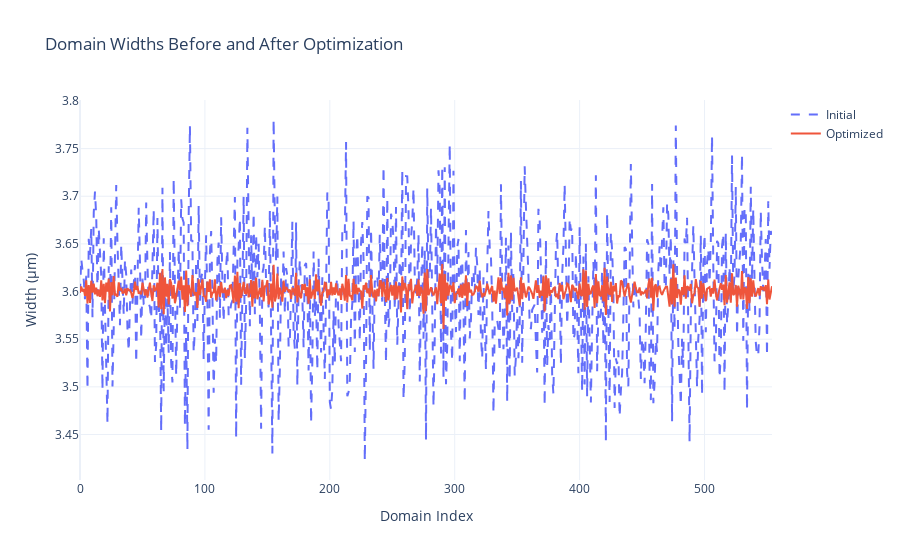
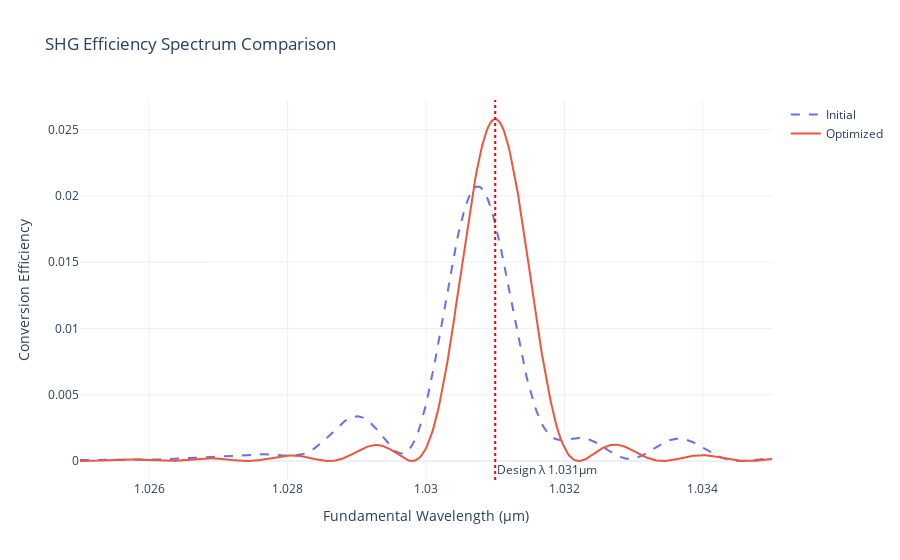

Notebook source saved alongside these figures, in order:
### Code cell
from collections.abc import Callable
from dataclasses import dataclass

import jax
import jax.numpy as jnp
import optax  # pyright: ignore[reportMissingTypeStubs]
import plotly.graph_objects as go  # pyright: ignore[reportMissingTypeStubs]
from jax import Array, jit
from jax_tqdm.loop_pbar import loop_tqdm

from qpm import cwes, mgoslt


# --- Data Structures for Configuration and Parameters ---
@dataclass(frozen=True)
class Config:
    design_temp: float = 70.0
    design_wl: float = 1.031
    target_length: float = 2000.0
    max_iters: int = 500
    prng_seed: int = 42
    kappa_mag: float = 1.31e-5 / (2 / jnp.pi)
    kappa_target_length: float = 2000.0
    wl_start: float = 1.025
    wl_end: float = 1.035
    num_points: int = 500


@dataclass(frozen=True)
class SimulationParameters:
    delta_k1: Array
    delta_k2: Array
    kappa_array: Array
    b_initial: Array


# --- Core JAX Functions ---
def make_loss_fn(sim_params: SimulationParameters) -> Callable[[Array], Array]:
    """Creates a loss function that returns the negative SHW power."""

    @jit
    def loss_fn(domain_widths: Array) -> Array:
        superlattice = jnp.stack([domain_widths, sim_params.kappa_array], axis=1)
        b_final = cwes.simulate_twm(superlattice, sim_params.delta_k1, sim_params.delta_k2, sim_params.b_initial)
        shw_power = jnp.abs(b_final[1]) ** 2
        return -shw_power

    return loss_fn


# --- Workflow Functions ---
def _initialize_grating(config: Config) -> tuple[Array, Array, Array, Array]:
    """Generates initial grating parameters based on the configuration."""
    print("1. Generating initial grating parameters...")
    delta_k1 = mgoslt.calc_twm_delta_k(config.design_wl, config.design_wl, config.design_temp)
    delta_k2 = mgoslt.calc_twm_delta_k(config.design_wl, config.design_wl / 2, config.design_temp)

    domain_len_shg = jnp.pi / delta_k1
    num_domains = int(jnp.round(config.target_length / domain_len_shg))
    print(f"   - Base domain width from calculation: {domain_len_shg:.4f} μm")
    print(f"   - Number of domains: {num_domains}")

    kappa_array = config.kappa_mag * jnp.power(-1.0, jnp.arange(num_domains))

    initial_widths = jnp.full(num_domains, domain_len_shg)
    key = jax.random.PRNGKey(config.prng_seed)
    noise = jax.random.normal(key, shape=(num_domains,)) * (domain_len_shg * 0.02)
    initial_widths = initial_widths + noise

    return delta_k1, delta_k2, kappa_array, initial_widths


# REFACTOR: The function signature is now clean and compact.
def _run_optimization(
    initial_widths: Array,
    sim_params: SimulationParameters,
    config: Config,
) -> Array:
    """Sets up and runs the L-BFGS optimization."""
    print("2. Setting up loss function and L-BFGS optimizer...")
    loss_fn = make_loss_fn(sim_params)
    solver = optax.lbfgs()

    @jit
    def run_full_optimization(initial_params: Array) -> Array:
        @loop_tqdm(config.max_iters, desc="Optimizing")
        def step(_: int, state: tuple[Array, optax.OptState]) -> tuple[optax.Params, optax.OptState]:
            params, opt_state = state
            value, grad = jax.value_and_grad(loss_fn)(params)
            updates, opt_state = solver.update(grad, opt_state, params, value=value, grad=grad, value_fn=loss_fn)
            params = optax.apply_updates(params, updates)
            return params, opt_state

        initial_opt_state = solver.init(initial_params)
        optimized_params, _ = jax.lax.fori_loop(0, config.max_iters, step, (initial_params, initial_opt_state))
        return optimized_params

    print("3. Running JIT-compiled optimization...")
    print(f"   - Initial SHW Power: {-loss_fn(initial_widths):.4f}")

    optimized_widths = run_full_optimization(initial_widths)
    optimized_widths.block_until_ready()

    print(f"   - Optimized SHW Power: {-loss_fn(optimized_widths):.4f}")
    return optimized_widths


# --- Visualization Functions ---
def _calculate_spectrum(domain_widths: Array, sim_params: SimulationParameters, config: Config) -> tuple[Array, Array]:
    """Helper function to compute the SHW Power spectrum for a given grating."""
    wls = jnp.linspace(config.wl_start, config.wl_end, config.num_points)
    delta_k1s = mgoslt.calc_twm_delta_k(wls, wls, config.design_temp)
    delta_k2s = mgoslt.calc_twm_delta_k(wls, wls / 2, config.design_temp)

    compute_spectrum_vmap = jit(jax.vmap(cwes.simulate_twm, in_axes=(None, 0, 0, None)))

    superlattice = jnp.stack([domain_widths, sim_params.kappa_array], axis=1)
    final_vectors = compute_spectrum_vmap(superlattice, delta_k1s, delta_k2s, sim_params.b_initial)
    shw_powers = jnp.abs(final_vectors[:, 1]) ** 2 * 1.07 / 2.84 * 100
    return wls, shw_powers


def _plot_domain_widths(initial_widths: Array, optimized_widths: Array) -> None:
    """Plots the domain widths before and after optimization."""
    fig = go.Figure()
    fig.add_trace(go.Scatter(y=initial_widths, mode="lines", name="Initial", line={"dash": "dash"}))
    fig.add_trace(go.Scatter(y=optimized_widths, mode="lines", name="Optimized"))
    fig.update_layout(
        title_text="Domain Widths Before and After Optimization",
        xaxis_title="Domain Index",
        yaxis_title="Width (μm)",
        template="plotly_white",
    )
    fig.show()


# REFACTOR: This function signature is also much cleaner now.
def _plot_shw_power_spectrum(
    initial_widths: Array,
    optimized_widths: Array,
    sim_params: SimulationParameters,
    config: Config,
) -> None:
    """Plots the SHG Power spectrum before and after optimization."""
    wls, initial_effs = _calculate_spectrum(initial_widths, sim_params, config)
    _, optimized_effs = _calculate_spectrum(optimized_widths, sim_params, config)

    fig = go.Figure()
    fig.add_trace(go.Scatter(x=wls, y=initial_effs, mode="lines", name="Initial", line={"dash": "dash"}))
    fig.add_trace(go.Scatter(x=wls, y=optimized_effs, mode="lines", name="Optimized"))
    fig.add_vline(
        x=config.design_wl,
        line_dash="dot",
        line_color="red",
        annotation_text=f"Design λ {config.design_wl}μm",
        annotation_position="bottom right",
    )
    fig.update_layout(
        title_text="SHW Power Spectrum Comparison",
        xaxis_title="Fundamental Wavelength (μm)",
        yaxis_title="SHW Power",
        template="plotly_white",
    )
    fig.show()


def main() -> None:
    """Main script execution."""
    config = Config()

    # 1. Generate initial physical parameters and domain widths
    delta_k1, delta_k2, kappa_array, initial_widths = _initialize_grating(config)

    # REFACTOR: Bundle the fixed simulation parameters into a single object.
    # This clarifies the data flow of the entire script.
    sim_params = SimulationParameters(
        delta_k1=delta_k1,
        delta_k2=delta_k2,
        kappa_array=kappa_array,
        b_initial=jnp.array([1.0, 0.0, 0.0], dtype=jnp.complex64),
    )

    # 2. Run the optimization with the clean parameter objects
    optimized_widths = _run_optimization(initial_widths, sim_params, config)

    # 3. Visualize the results
    print("4. Visualizing optimization results...")
    _plot_domain_widths(initial_widths, optimized_widths)
    _plot_shw_power_spectrum(initial_widths, optimized_widths, sim_params, config)


main()

### Figure 1 — Plotly figure (JSON) as saved in the notebook; plotly's stock layout.template omitted (floating-point values rounded to 4 significant figures; data arrays with more than 128 entries replaced by an {"elided": "..."} marker saying what was removed)
{"data": [{"line": {"dash": "dash"}, "mode": "lines", "name": "Initial", "type": "scatter", "y": {"elided": "555 float values"}}, {"mode": "lines", "name": "Optimized", "type": "scatter", "y": {"elided": "555 float values"}}], "layout": {"title": {"text": "Domain Widths Before and After Optimization"}, "xaxis": {"title": {"text": "Domain Index"}}, "yaxis": {"title": {"text": "Width (μm)"}}}}

### Figure 2 — Plotly figure (JSON) as saved in the notebook; plotly's stock layout.template omitted (floating-point values rounded to 4 significant figures; data arrays with more than 128 entries replaced by an {"elided": "..."} marker saying what was removed)
{"data": [{"line": {"dash": "dash"}, "mode": "lines", "name": "Initial", "type": "scatter", "x": {"elided": "500 float values"}, "y": {"elided": "500 float values"}}, {"mode": "lines", "name": "Optimized", "type": "scatter", "x": {"elided": "500 float values"}, "y": {"elided": "500 float values"}}], "layout": {"annotations": [{"showarrow": false, "text": "Design λ 1.031μm", "x": 1.031, "xanchor": "left", "xref": "x", "y": 0, "yanchor": "bottom", "yref": "y domain"}], "shapes": [{"line": {"color": "red", "dash": "dot"}, "type": "line", "x0": 1.031, "x1": 1.031, "xref": "x", "y0": 0, "y1": 1, "yref": "y domain"}], "title": {"text": "SHG Efficiency Spectrum Comparison"}, "xaxis": {"title": {"text": "Fundamental Wavelength (μm)"}}, "yaxis": {"title": {"text": "Conversion Efficiency"}}}}
